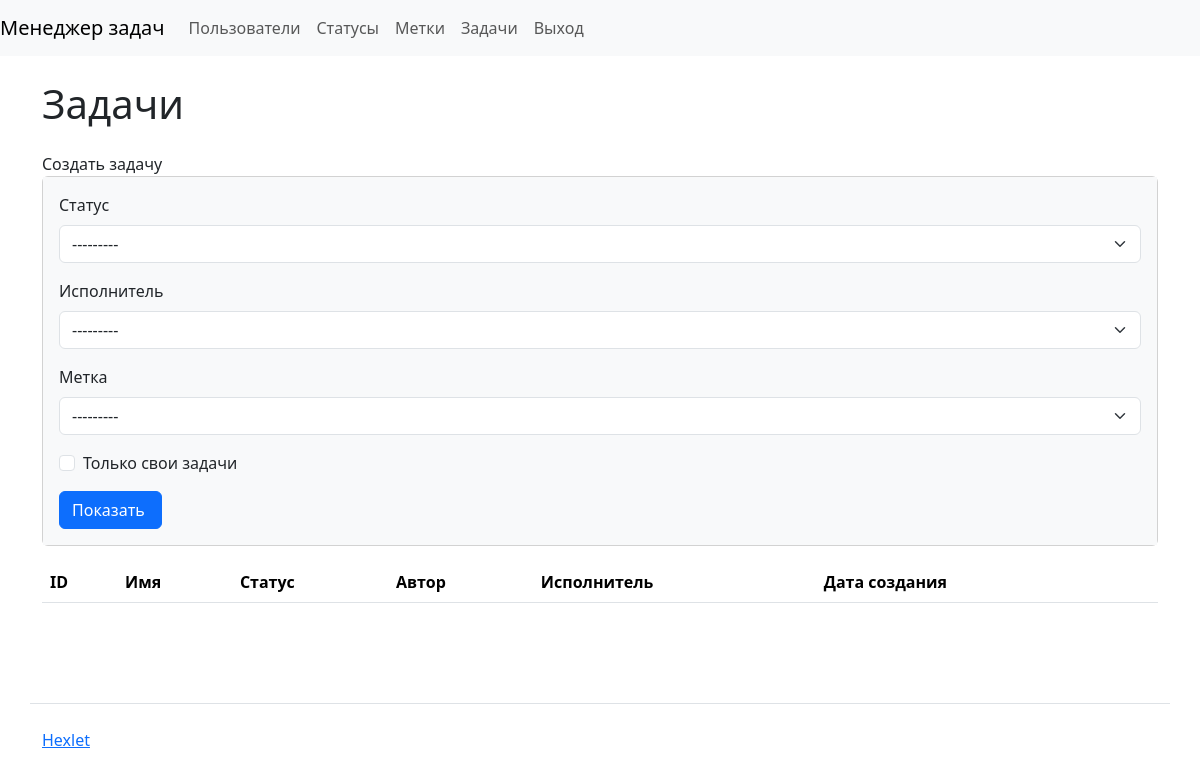
The page /tasks/ (signed in) on the database as committed earlier.
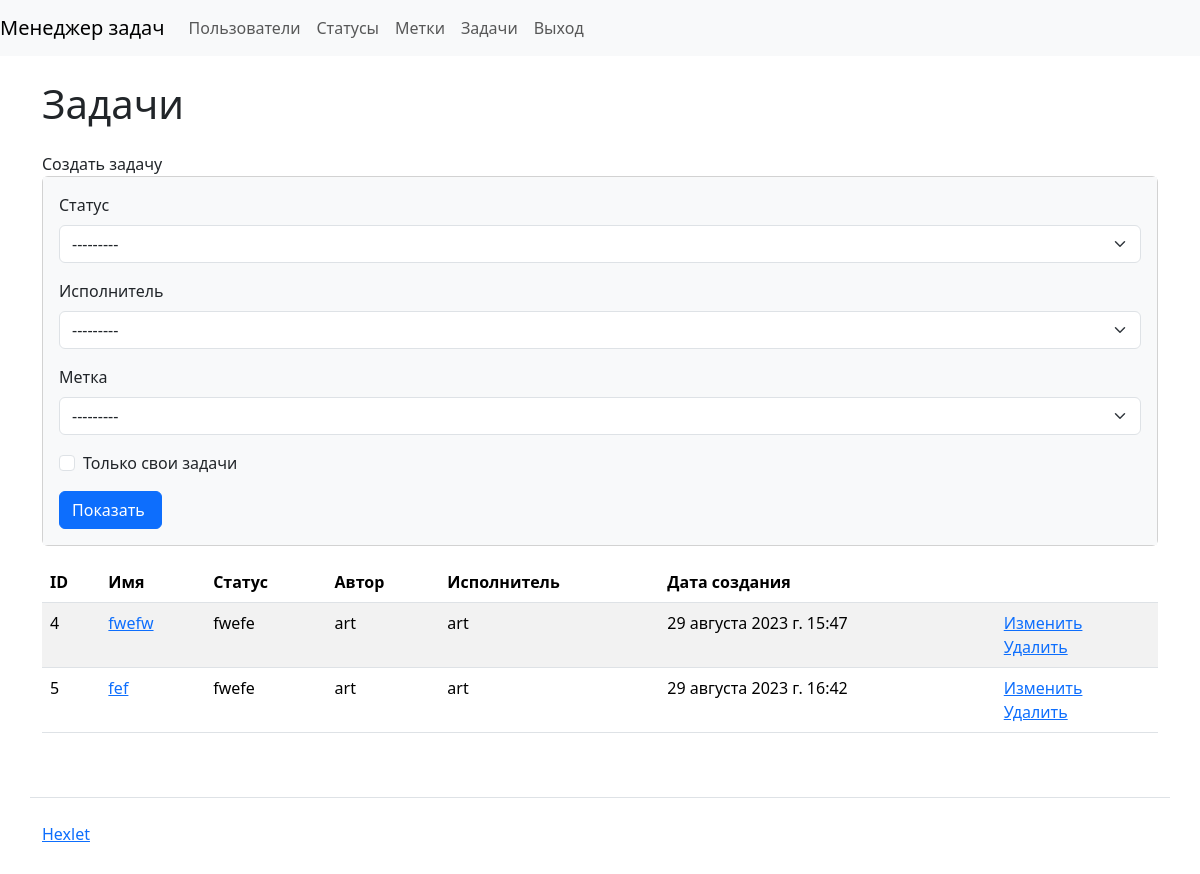
The same page on the database as committed later.
### task_manager/tasks/models.py (models this page shows)
class Task(models.Model):
    name = models.CharField(
        max_length=150,
        unique=True,
        verbose_name=_('Name')
    )
    description = models.TextField(verbose_name=_('Description'))
    created_at = models.DateTimeField(auto_now_add=True)
    status = models.ForeignKey(Status,
                               on_delete=models.PROTECT,
                               verbose_name=_('Status'))
    created_by = models.ForeignKey(User,
                                   on_delete=models.PROTECT,
                                   related_name='created')
    executor = models.ForeignKey(User,
                                 on_delete=models.PROTECT,
                                 related_name='executor_task_set',
                                 blank=True,
                                 null=True,
                                 verbose_name=_('Executor')
                                 )
    label = models.ManyToManyField(Label,
                                   through='RelatedModel',
                                   through_fields=('task', 'label'),
                                   verbose_name=_('Label'),
                                   blank=True
                                   )

### task_manager/statuses/models.py (models this page shows)
class Status(models.Model):
    name = models.CharField(max_length=150,
                            unique=True,
                            verbose_name=_('Name')
                            )
    created_at = models.DateTimeField(auto_now_add=True)
    def __str__(self):
        return self.name

### task_manager/tasks/views.py (the view)
# urls.py: path('', ShowTasks.as_view(), name='tasks'),
class ShowTasks(NoPermissionMixin, FilterView):
    template_name = 'tasks/tasks.html'
    context_object_name = 'tasks'
    model = Task
    filterset_class = TaskFilter

### task_manager/tasks/templates/tasks/tasks.html
{% extends 'base.html' %}
{% load django_bootstrap5 %}
{% load i18n %}
{% block content %}
<h1 class="my-4"> {% trans 'Tasks' %} </h1>
<a class="nav-link" href="{% url 'create_task' %}">{% trans 'Create task' %}</a>
<div class="card mb-3">
  <div class="card-body bg-light">
<form class="form-inline center" method="get">
    {% bootstrap_form filter.form %}
    <input class="btn btn-primary" type="submit" value="{% trans 'Show' %} ">
</form>
  </div>
</div>
<table class="table table-striped">
  <thead>
  <tr><th>ID</th>
      <th>{% trans 'Name' %}</th>
      <th>{% trans 'Status' %}</th>
      <th>{% trans 'Author' %}</th>
      <th>{% trans 'Executor' %}</th>
      <th>{% trans 'Date of creation' %}</th>
      <th></th>
  </tr>
  </thead>
  <tbody>
  {% for task in tasks %}
    <tr><td>{{ task.id }}</td>
        <td><a href="{% url 'view_task' task.id %}">{{ task.name }}</a></td>
        <td>{{ task.status }}</td>
        <td>{{ task.created_by }}</td>
        <td>{{ task.executor|default_if_none:"" }}</td>
        <td>{{ task.created_at }}</td>
        <td><a href="{% url 'update_task' task.id %}">{% trans 'Change' %}</a><br><a href="{% url 'delete_task' task.id %}">{% trans 'Delete' %}</a></td>
    </tr>
  {% endfor %}
    </tbody>
</table>
{% endblock %}

Rows that differ between the two databases and show on the page:
added Task: id "4", name "fwefw", status "fwefe", created_by "art", executor "art", created_at "29 августа 2023 г. 15:47"
added Task: id "5", name "fef", status "fwefe", created_by "art", executor "art", created_at "29 августа 2023 г. 16:42"
